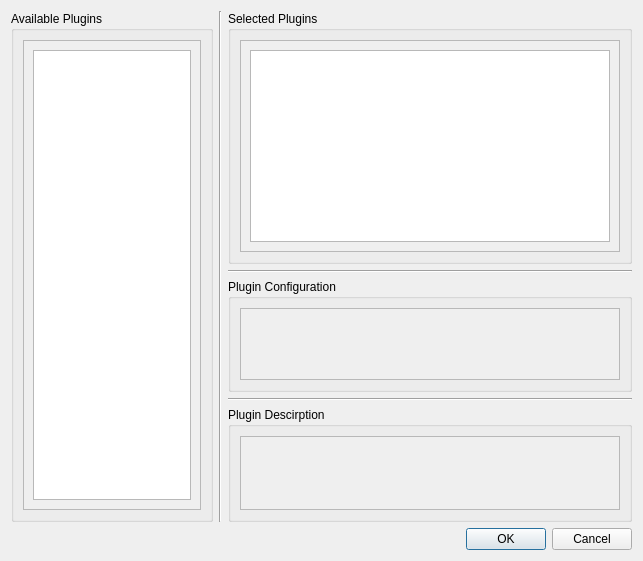
<?xml version="1.0" encoding="UTF-8"?>
<ui version="4.0">
 <class>PluginConfigDialog</class>
 <widget class="QDialog" name="PluginConfigDialog">
  <property name="geometry">
   <rect>
    <x>0</x>
    <y>0</y>
    <width>643</width>
    <height>561</height>
   </rect>
  </property>
  <property name="windowTitle">
   <string>Plugin Configuration Dialog</string>
  </property>
  <layout class="QVBoxLayout" name="m_layout">
   <item>
    <layout class="QHBoxLayout" name="horizontalLayout" stretch="1,0,2">
     <item>
      <widget class="QGroupBox" name="m_availGroupBox">
       <property name="title">
        <string>Available Plugins</string>
       </property>
       <layout class="QVBoxLayout" name="m_availLayout">
        <item>
         <layout class="QVBoxLayout" name="verticalLayout_4">
          <item>
           <widget class="QScrollArea" name="m_pluginListScrollArea">
            <property name="widgetResizable">
             <bool>true</bool>
            </property>
            <widget class="QWidget" name="scrollAreaWidgetContents">
             <property name="geometry">
              <rect>
               <x>0</x>
               <y>0</y>
               <width>173</width>
               <height>468</height>
              </rect>
             </property>
             <layout class="QVBoxLayout" name="verticalLayout">
              <item>
               <widget class="QListWidget" name="m_availListWidget"/>
              </item>
             </layout>
            </widget>
           </widget>
          </item>
         </layout>
        </item>
       </layout>
      </widget>
     </item>
     <item>
      <widget class="Line" name="line">
       <property name="orientation">
        <enum>Qt::Vertical</enum>
       </property>
      </widget>
     </item>
     <item>
      <layout class="QVBoxLayout" name="verticalLayout_8">
       <item>
        <widget class="QGroupBox" name="m_selectedGroupBox">
         <property name="title">
          <string>Selected Plugins</string>
         </property>
         <layout class="QVBoxLayout" name="m_selectedLayout">
          <item>
           <widget class="QScrollArea" name="m_selectedScrollArea">
            <property name="widgetResizable">
             <bool>true</bool>
            </property>
            <widget class="QWidget" name="scrollAreaWidgetContents_2">
             <property name="geometry">
              <rect>
               <x>0</x>
               <y>0</y>
               <width>375</width>
               <height>210</height>
              </rect>
             </property>
             <layout class="QVBoxLayout" name="verticalLayout_3">
              <item>
               <widget class="QListWidget" name="m_selectedListWidget"/>
              </item>
             </layout>
            </widget>
           </widget>
          </item>
         </layout>
        </widget>
       </item>
       <item>
        <widget class="Line" name="line_2">
         <property name="orientation">
          <enum>Qt::Horizontal</enum>
         </property>
        </widget>
       </item>
       <item>
        <widget class="QGroupBox" name="m_configGroupBox">
         <property name="title">
          <string>Plugin Configuration</string>
         </property>
         <layout class="QVBoxLayout" name="verticalLayout_6">
          <item>
           <widget class="QScrollArea" name="m_configScrollArea">
            <property name="widgetResizable">
             <bool>true</bool>
            </property>
            <widget class="QWidget" name="m_configScrollAreaWidgetContents">
             <property name="geometry">
              <rect>
               <x>0</x>
               <y>0</y>
               <width>375</width>
               <height>76</height>
              </rect>
             </property>
             <layout class="QVBoxLayout" name="verticalLayout_2">
              <item>
               <widget class="QWidget" name="widget" native="true"/>
              </item>
             </layout>
            </widget>
           </widget>
          </item>
         </layout>
        </widget>
       </item>
       <item>
        <widget class="Line" name="line_3">
         <property name="orientation">
          <enum>Qt::Horizontal</enum>
         </property>
        </widget>
       </item>
       <item>
        <widget class="QGroupBox" name="m_descGroupBox">
         <property name="title">
          <string>Plugin Descirption</string>
         </property>
         <layout class="QVBoxLayout" name="verticalLayout_7">
          <item>
           <widget class="QScrollArea" name="m_descScrollArea">
            <property name="widgetResizable">
             <bool>true</bool>
            </property>
            <widget class="QWidget" name="scrollAreaWidgetContents_4">
             <property name="geometry">
              <rect>
               <x>0</x>
               <y>0</y>
               <width>375</width>
               <height>76</height>
              </rect>
             </property>
             <layout class="QVBoxLayout" name="verticalLayout_5">
              <item>
               <widget class="QLabel" name="m_descLabel">
                <property name="text">
                 <string/>
                </property>
               </widget>
              </item>
              <item>
               <spacer name="verticalSpacer">
                <property name="orientation">
                 <enum>Qt::Vertical</enum>
                </property>
                <property name="sizeHint" stdset="0">
                 <size>
                  <width>20</width>
                  <height>40</height>
                 </size>
                </property>
               </spacer>
              </item>
             </layout>
            </widget>
           </widget>
          </item>
         </layout>
        </widget>
       </item>
      </layout>
     </item>
    </layout>
   </item>
   <item>
    <widget class="QDialogButtonBox" name="m_buttonBox">
     <property name="orientation">
      <enum>Qt::Horizontal</enum>
     </property>
     <property name="standardButtons">
      <set>QDialogButtonBox::Cancel|QDialogButtonBox::Ok</set>
     </property>
    </widget>
   </item>
  </layout>
 </widget>
 <resources>
  <include location="../ui.qrc"/>
 </resources>
 <connections>
  <connection>
   <sender>m_buttonBox</sender>
   <signal>accepted()</signal>
   <receiver>PluginConfigDialog</receiver>
   <slot>accept()</slot>
   <hints>
    <hint type="sourcelabel">
     <x>248</x>
     <y>254</y>
    </hint>
    <hint type="destinationlabel">
     <x>157</x>
     <y>274</y>
    </hint>
   </hints>
  </connection>
  <connection>
   <sender>m_buttonBox</sender>
   <signal>rejected()</signal>
   <receiver>PluginConfigDialog</receiver>
   <slot>reject()</slot>
   <hints>
    <hint type="sourcelabel">
     <x>316</x>
     <y>260</y>
    </hint>
    <hint type="destinationlabel">
     <x>286</x>
     <y>274</y>
    </hint>
   </hints>
  </connection>
 </connections>
</ui>
